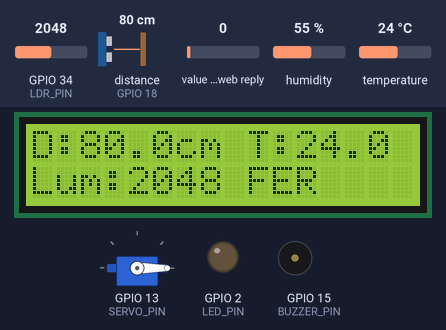
Simulated run of this sketch. Board: ESP32. On the bench: servo, 16×2 character LCD, output pins drawn as LEDs (lit = HIGH), buzzer (waves = sounding, pin HIGH). Wiring (inferred from the names in the program): ultrasonic range finder: trigger GPIO 5; echo GPIO 18. Inputs (shaded band) come from the test bench; at power-on: distance to the obstacle (sensor on GPIO 18) 80 cm, temperature 24 °C, GPIO 34 (LDR_PIN) = 2048, value in the web reply 0, humidity 55 %. The echo pulse lasts 58.3 µs per cm; WiFi joins after 1.5 s; servers stay silent unless stated; web services answer with replies made up by the test bench; pins used as bus, display or sensor lines are not drawn; what the sketch prints to the serial monitor is not drawn.

Above: at 4.2 s.
4.3 s: distance to the obstacle (sensor on GPIO 18) set to 33 cm
At 6.2 s:
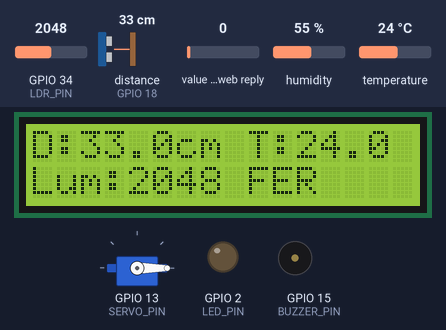
6.6 s: distance to the obstacle (sensor on GPIO 18) set to 28 cm
At 7.8 s:
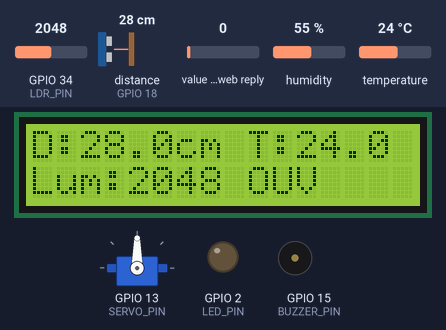
8.7 s: distance to the obstacle (sensor on GPIO 18) set to 12 cm
At 21.7 s:
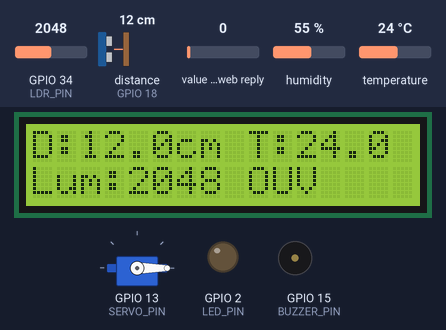
22.7 s: distance to the obstacle (sensor on GPIO 18) set to 9 cm
At 24.3 s:
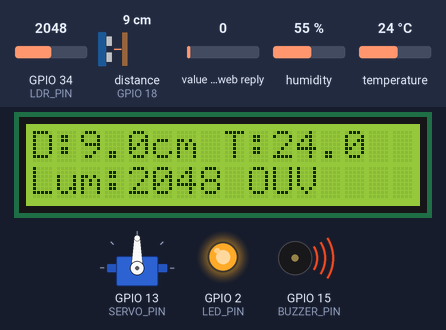
24.6 s: temperature set to 12 °C
At 26.7 s:
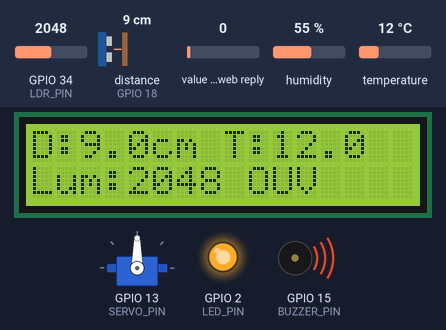
27.7 s: GPIO 34 (LDR_PIN) set to 1061
At 29.4 s:
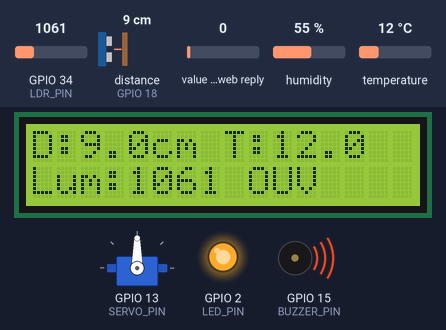
29.8 s: GPIO 34 (LDR_PIN) set to 957
Timing chart, 0 to 44.6 s (numbered marks = the images above; inputs shaded):
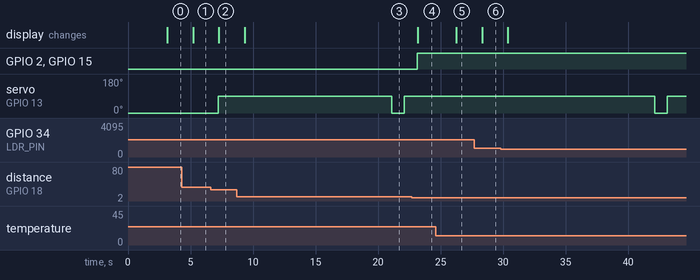

Measured:
- the behaviour switches between 31 and 30 cm on distance to the obstacle (sensor on GPIO 18) (found by bisection; images 1 and 2)
- the behaviour switches between 11 and 10 cm on distance to the obstacle (sensor on GPIO 18) (found by bisection; images 3 and 4)
- after the input at 4.3 s, the display: changes after 0.90 s (image 1)
- after the input at 6.6 s, servo on GPIO 13 (SERVO_PIN): 0° → 90° after 0.64 s; the display: changes after 0.67 s (image 2)
- after the input at 8.7 s, the display: changes after 0.63 s (image 3)
- after the input at 22.7 s, GPIO 2 (LED_PIN), GPIO 15 (BUZZER_PIN): LOW → HIGH after 0.43 s; the display: changes after 0.46 s (image 4)
- after the input at 24.6 s, the display: changes after 1.7 s (image 5)
- after the input at 27.7 s, the display: changes after 0.62 s (image 6)

The sketch:

TP2_parking_intelligent.ino
```cpp
/*
    - Servo-moteur      -> ouverture/fermeture de la barrière
    - Capteur ultrason   -> détection de véhicule / mesure de distance
    - Capteur DHT22      -> température ambiante
    - Capteur LDR        -> luminosité
    - LED + Buzzer       -> alarme si obstacle trop proche
    - Écran LCD I2C      -> affichage des informations
    - HTTP POST          -> envoi des données vers ThingSpeak (Write API Key)
    - HTTP GET           -> lecture d'une commande distante (Read API Key)

*/

#include <WiFi.h>
#include <HTTPClient.h>
#include <ESP32Servo.h>
#include <DHT.h>
#include <Wire.h>
#include <LiquidCrystal_I2C.h>

// ----------------- WIFI -----------------
const char* ssid     = "Wokwi-GUEST";
const char* password = "";

// ----------------- THINGSPEAK -----------------
const char* server            = "http://api.thingspeak.com";
String writeAPIKey            = "QFD4TKDD3L9PMMXR";
String readAPIKey             = "YPMJLPUH3F2KQKS4";
unsigned long channelID        = 3429397;
const int fieldCommande        = 1;

unsigned long lastUpdate = 0;
const unsigned long updateInterval = 20000;

// ----------------- PINS -----------------
#define TRIG_PIN     5
#define ECHO_PIN     18
#define SERVO_PIN    13
#define DHT_PIN      4
#define DHT_TYPE     DHT22
#define LDR_PIN      34   // pin analogique (ADC1)
#define LED_PIN      2
#define BUZZER_PIN   15

#define SEUIL_DISTANCE_CM 10.0   // distance critique déclenchant l'alarme

// ----------------- OBJETS -----------------
Servo barriere;
DHT dht(DHT_PIN, DHT_TYPE);
LiquidCrystal_I2C lcd(0x27, 16, 2); // adresse I2C courante

bool barriereOuverte = false;

// ============================================================
void setup() {
  Serial.begin(115200);

  pinMode(TRIG_PIN, OUTPUT);
  pinMode(ECHO_PIN, INPUT);
  pinMode(LED_PIN, OUTPUT);
  pinMode(BUZZER_PIN, OUTPUT);

  digitalWrite(LED_PIN, LOW);
  digitalWrite(BUZZER_PIN, LOW);

  barriere.attach(SERVO_PIN);
  barriere.write(0);
  barriereOuverte = false;

  dht.begin();

  lcd.init();
  lcd.backlight();
  lcd.setCursor(0, 0);
  lcd.print("Demarrage...");

  connecterWiFi();

  delay(1500);
  lcd.clear();
}

// ============================================================
void loop() {

  // 1) Mesure de la distance (capteur ultrason)
  float distance = mesurerDistance();

  // 2) Mesure de température et humidité (DHT22)
  float temperature = dht.readTemperature();
  float humidite    = dht.readHumidity();
  if (isnan(temperature)) temperature = 0;
  if (isnan(humidite))    humidite = 0;

  // 3) Mesure de la luminosité (LDR)
  int luminosite = analogRead(LDR_PIN);

  // 4) Gestion de l'alarme (LED + buzzer)
  if (distance > 0 && distance <= SEUIL_DISTANCE_CM) {
    digitalWrite(LED_PIN, HIGH);
    digitalWrite(BUZZER_PIN, HIGH);
  } else {
    digitalWrite(LED_PIN, LOW);
    digitalWrite(BUZZER_PIN, LOW);
  }

  // 5) Gestion automatique de la barrière selon la distance
  //    (véhicule détecté proche de l'entrée -> ouverture)
  if (distance > 0 && distance <= 30.0 && !barriereOuverte) {
    ouvrirBarriere();
  } else if (distance > 30.0 && barriereOuverte) {
    fermerBarriere();
  }

  // 6) Affichage sur l'écran LCD I2C
  afficherLCD(distance, temperature, luminosite);

  // 7) Communication avec ThingSpeak (toutes les 20 secondes)
  if (millis() - lastUpdate > updateInterval) {
    envoyerDonneesThingSpeak(distance, temperature, luminosite);
    int commande = lireCommandeThingSpeak();
    appliquerCommandeDistante(commande);
    lastUpdate = millis();
  }

  delay(1000);
}

// ============================================================
// Connexion WiFi
void connecterWiFi() {
  WiFi.mode(WIFI_STA);
  WiFi.begin(ssid, password);
  lcd.setCursor(0, 1);
  lcd.print("WiFi...");

  int essais = 0;
  while (WiFi.status() != WL_CONNECTED && essais < 30) {
    delay(500);
    Serial.print(".");
    essais++;
  }

  if (WiFi.status() == WL_CONNECTED) {
    Serial.println("\nWiFi connecte, IP: " + WiFi.localIP().toString());
  } else {
    Serial.println("\nEchec de connexion WiFi");
  }
}

// ============================================================
// Mesure de distance via capteur ultrason
float mesurerDistance() {
  digitalWrite(TRIG_PIN, LOW);
  delayMicroseconds(2);
  digitalWrite(TRIG_PIN, HIGH);
  delayMicroseconds(10);
  digitalWrite(TRIG_PIN, LOW);

  long duree = pulseIn(ECHO_PIN, HIGH, 30000);
  if (duree == 0) return -1;

  float distance = duree * 0.0343 / 2.0;
  return distance;
}

// ============================================================
// Ouverture / fermeture de la barrière
void ouvrirBarriere() {
  barriere.write(90);
  barriereOuverte = true;
  Serial.println("Barriere ouverte");
}

void fermerBarriere() {
  barriere.write(0);
  barriereOuverte = false;
  Serial.println("Barriere fermee");
}

// ============================================================
// Affichage LCD
void afficherLCD(float distance, float temperature, int luminosite) {
  lcd.clear();
  lcd.setCursor(0, 0);
  lcd.print("D:");
  lcd.print(distance, 1);
  lcd.print("cm T:");
  lcd.print(temperature, 1);

  lcd.setCursor(0, 1);
  lcd.print("Lum:");
  lcd.print(luminosite);
  lcd.print(barriereOuverte ? " OUV" : " FER");
}

// ============================================================
// Envoi des données vers ThingSpeak (HTTP POST avec Write API Key)
void envoyerDonneesThingSpeak(float distance, float temperature, int luminosite) {
  if (WiFi.status() != WL_CONNECTED) return;

  HTTPClient http;
  String url = String(server) + "/update";

  String postData = "api_key=" + writeAPIKey +
                     "&field1=" + String(distance) +
                     "&field2=" + String(temperature) +
                     "&field3=" + String(luminosite) +
                     "&field4=" + String(barriereOuverte ? 1 : 0);

  http.begin(url);
  http.addHeader("Content-Type", "application/x-www-form-urlencoded");
  int code = http.POST(postData);

  if (code > 0) {
    Serial.println("ThingSpeak POST reussi, code: " + String(code));
  } else {
    Serial.println("Erreur ThingSpeak POST: " + http.errorToString(code));
  }
  http.end();
}

// ============================================================
// Lecture d'une commande distante depuis ThingSpeak
int lireCommandeThingSpeak() {
  if (WiFi.status() != WL_CONNECTED) return -1;

  HTTPClient http;
  String url = String(server) + "/channels/" + String(channelID) +
               "/fields/" + String(fieldCommande) +
               "/last.txt?api_key=" + readAPIKey;

  http.begin(url);
  int code = http.GET();
  int commande = -1;

  if (code == 200) {
    String reponse = http.getString();
    reponse.trim();
    if (reponse.length() > 0) {
      commande = reponse.toInt();
    }
  } else {
    Serial.println("Erreur ThingSpeak GET: " + String(code));
  }
  http.end();
  return commande;
}

// ============================================================
// Application de la commande distante reçue (ex : 1=ouvrir, 0=fermer)
void appliquerCommandeDistante(int commande) {
  if (commande == 1 && !barriereOuverte) {
    ouvrirBarriere();
  } else if (commande == 0 && barriereOuverte) {
    fermerBarriere();
  }
}
```
